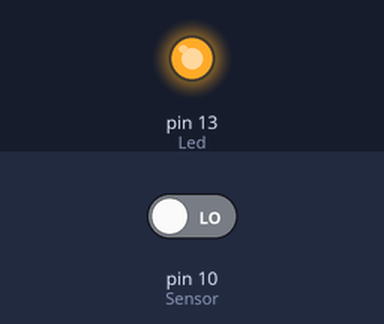
Bench run of a sketch on a simulated Arduino Uno, built with avr-gcc and run on an emulated ATmega328P. On the bench: output pins drawn as LEDs (lit = HIGH). The inputs (shaded band) are chosen by the test bench; at power-on: pin 10 (Sensor) LOW.

Above: at 1.2 s.
1.3 s: pin 10 (Sensor) driven HIGH
At 1.7 s:
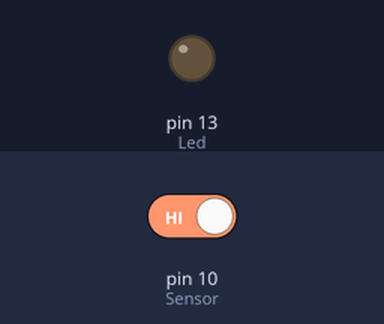
2.8 s: pin 10 (Sensor) driven LOW
At 4.1 s:
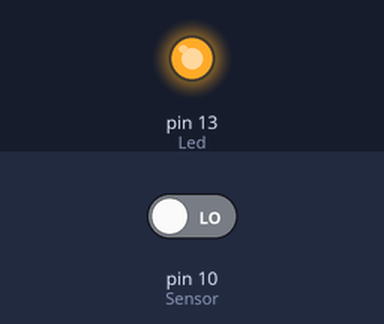
Timing chart, 0 to 5.8 s (numbered marks = the images above; inputs shaded):
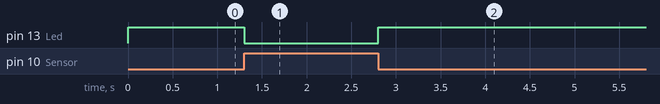

The sketch:

KY021-Arduino.ino
```cpp
int Led = 13 ;// Deklaration des LED-Ausgangspin
int Sensor = 10; // Deklaration des Sensor-Eingangspin
int val; // Temporaere Variable

void setup ()
{
  pinMode (Led, OUTPUT) ; // Initialisierung Ausgangspin
  pinMode (Sensor, INPUT) ; // Initialisierung Sensorpin
}

void loop ()
{
  val = digitalRead (Sensor) ; // Das gegenwärtige Signal am Sensor wird ausgelesen

  if (val == HIGH) // Falls ein Signal erkannt werden konnte, wird die LED eingeschaltet.
  {
    digitalWrite (Led, LOW);
  }
  else
  {
    digitalWrite (Led, HIGH);
  }
}
```

Measured:
- after the input at 1.3 s, pin 13 (Led): HIGH → LOW at once
- after the input at 2.8 s, pin 13 (Led): LOW → HIGH at once
